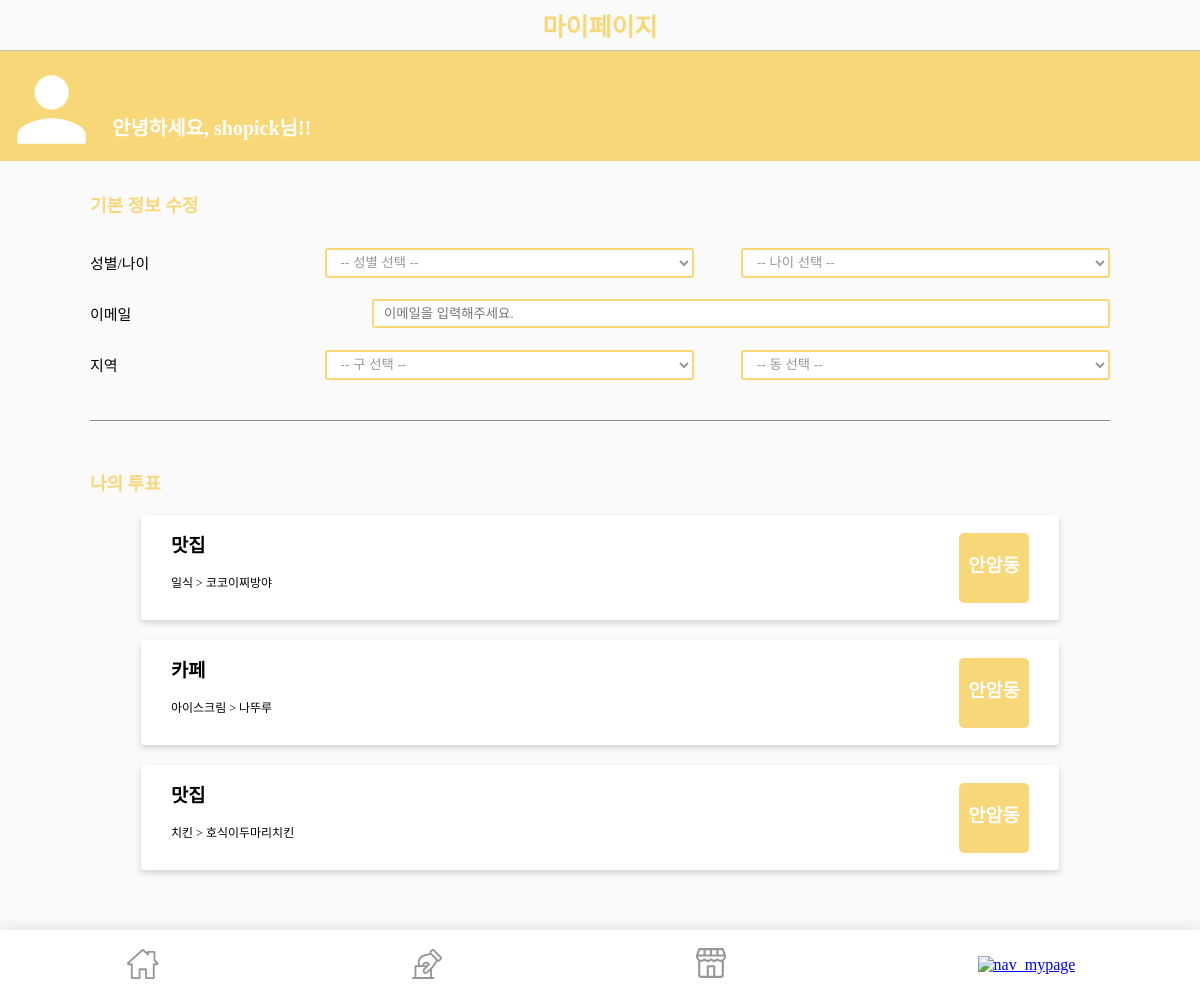
Page /mypage/ (signed in) on the earlier database version.
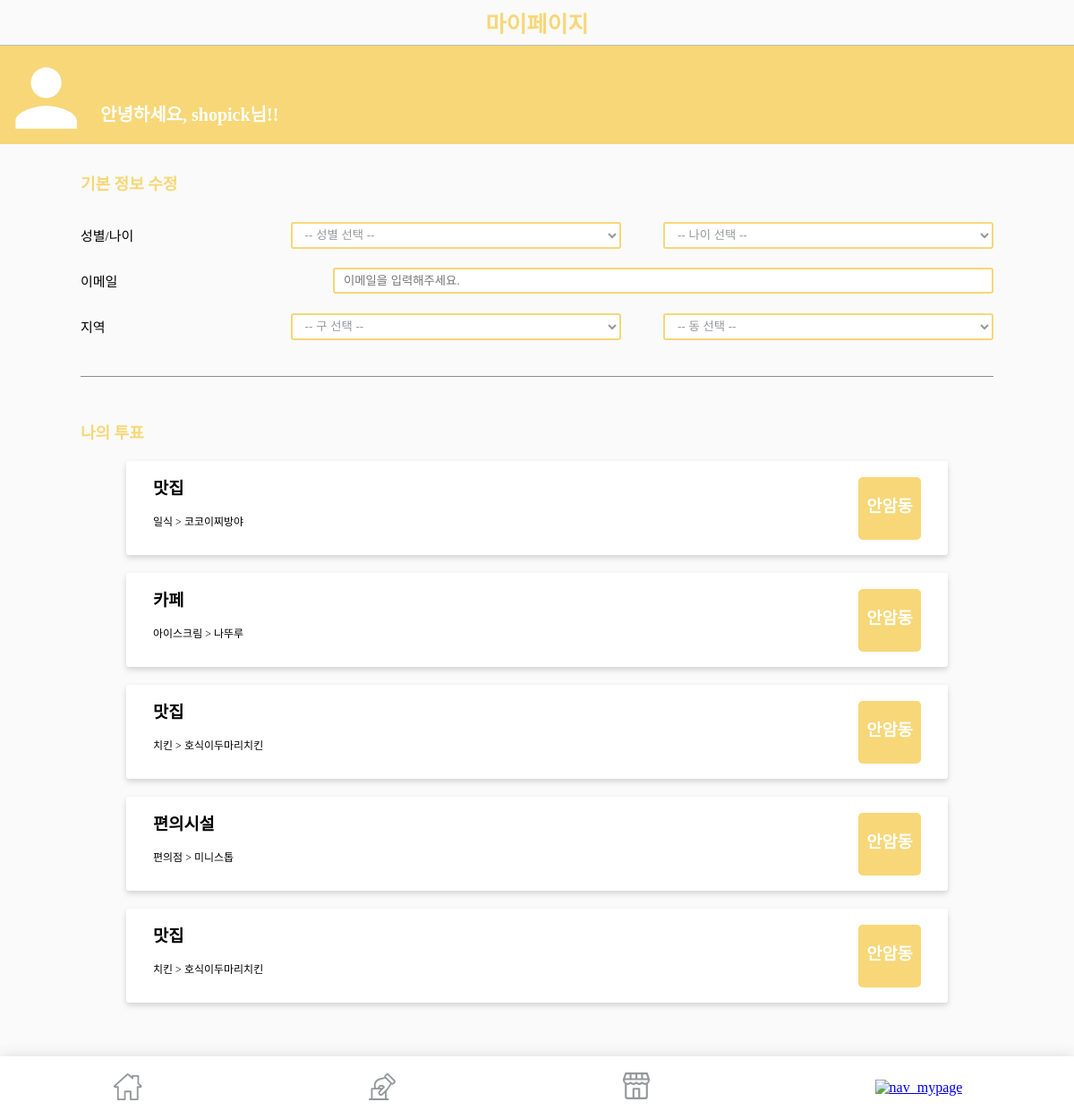
Same page on the later database version.
### app/models.py (models this page shows)
class Vote(models.Model):
    owner = models.ForeignKey(User, on_delete = models.CASCADE, related_name = "vote")
    image = models.TextField(null = True)
    big_category = models.TextField(null = True)
    small_category= models.TextField(null = True)
    location_dong = models.TextField(null = True)
    title = models.TextField(null = True)

### app/views.py (the view)
# urls.py: path('mypage/', views.mypage, name="mypage"),
def mypage(request):
    custom_user = Custom_user.objects.all()
    semi_votes = Vote.objects.all()
    semi_array =[]
    for semi_vote in semi_votes:
        if semi_vote.owner == request.user:
            semi_array.append(semi_vote)
    return render(request, "mypage.html", {"Votes":semi_array})

### app/templates/mypage.html (shortened to what this page needs)
{% extends 'base.html' %}
{% load socialaccount %}
{% block css %}
    {% load static %}
    <link rel="stylesheet" type="text/css" href="{% static 'mypage.css' %}">
{% endblock css %}
{% block header %}
{% if user.is_authenticated %}
<h1>마이페이지</h1>
{% else %}
<h1>로그인</h1>
{% endif %}
{% endblock header %}
{% block content %}
<div class="container">
    {% if user.is_authenticated %}
    <div class="welcome">
        <img src="{% static 'mypage_user.svg' %}" alt="mypage_user">
        <p>안녕하세요, {{ user.username }}님!!</p>
    </div>
    <div class="user_info">
        <div class="basic_info">
            <h2>기본 정보 수정</h2>
                <div class="gender_age">
                    <p>성별/나이</p>
                    <div class="select_gender_age">
                        <select name='gender'>
                            <option value='' selected>-- 성별 선택 --</option>
                        </select>
                        <select name='age'>
                            <option value='' selected>-- 나이 선택 --</option>
                        </select>
                    </div>
                </div>
                <div class="email">
                    <p>이메일</p>
                    <input type="text" name="email" placeholder="이메일을 입력해주세요.">
                </div>
                <div class="location">
                    <p>지역</p>
                    <div class="select_location">
                        <select name='location_gu'>
                            <option value='' selected>-- 구 선택 --</option>
                        </select>
                        <select name='location_dong'>
                            <option value='' selected>-- 동 선택 --</option>
                        </select>
                    </div>
                </div>
        </div>
        <br>
        <div class="my_votes">
            <h2>나의 투표</h2>
            {% for semi_result in Votes %}
            <div class="votes">
                <div class="shop">
                    <h3>{{semi_result.big_category}}</h3>
                    <h4>{{semi_result.small_category}} > {{semi_result.title}}</p>
                </div>
                <div class="selected_location">
                    <h3>{{semi_result.location_dong}}</h3>
                </div>
            </div>
            {% endfor %}
        </div>
    </div>
    {% endif %}
</div>
{% endblock content %}

Differences in the rows shown:
added Vote: big_category "편의시설", small_category "편의점", title "미니스톱", location_dong "안암동"
added Vote: big_category "맛집", small_category "치킨", title "호식이두마리치킨", location_dong "안암동"
